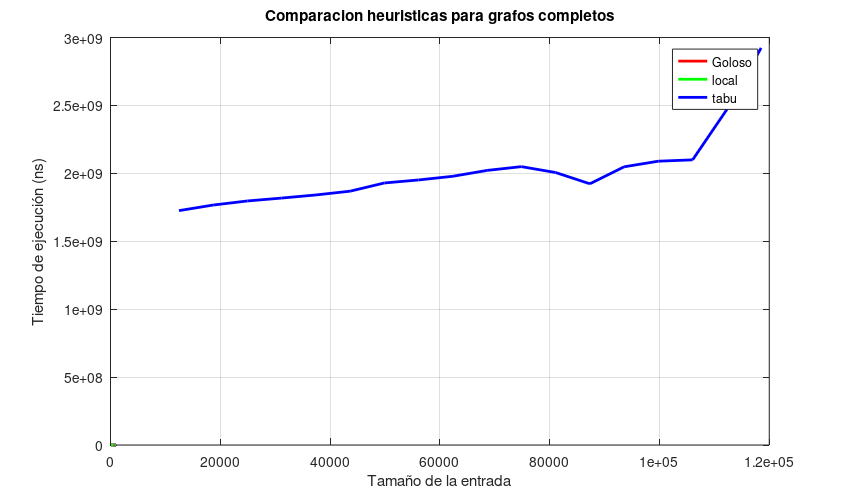

Write the MATLAB code that produced this figure.
# Ya estoy en la carpeta correcta


#### OBJETIVO:
# waitingTime[cantDeCores][valorDeQuantum] = media de las mediciones
# turnaroundTime[cantDeCores][valorDeQuantum] = media de las mediciones
# fairness[cantDeCores][valorDeQuantum][tareaNro] = media de las mediciones
# waitingTimePromedio[cantDeCores][valorDeQuantum][tareaNro] = media de las mediciones

#Levanto los outputs de los tests (que genero el parser):
#for cpu = [1:4]
#	for quantum = [1:length(valoresDeQuantum)]
#		datosAux = load(strcat("output/salida.cpu-",int2str(cpu),"-quantum-",int2str(valoresDeQuantum(quantum)),".out"));
#		
#		waitingTime(cpu,quantum) = mean(datosAux(:,1));
#		turnaroundTime(cpu,quantum) = mean(datosAux(:,2));
#		for nroTarea= [1:6]
#			fairness(cpu,quantum,nroTarea) = median(datosAux(:,2+nroTarea));
#			waitingTimePromedio(cpu,quantum,nroTarea) = median(datosAux(:,8+nroTarea));
#		endfor
#		fairnessVarianza(cpu,quantum) = var(fairness(cpu,quantum,:));
#	endfor
#endfor


# A graficar!

hold off;

goloso=load("goloso_12.dat");
local=load("local_12.dat");
tabu=load("tabu_12.dat");
#subplot(1);

#plot(valoresDeQuantum,waitingTime(1,:), '-r', 'LineWidth', 2, valoresDeQuantum,waitingTime(2,:), '-g', 'LineWidth', 2, valoresDeQuantum,waitingTime(3,:), '-b', 'LineWidth', 2, valoresDeQuantum,waitingTime(4,:), '-c', 'LineWidth', 2);

plot(goloso(:,2), goloso(:,3), '-r', 'LineWidth', 2,local(:,2), local(:,3), '-g', 'LineWidth', 2,tabu(:,2), tabu(:,3), '-b', 'LineWidth', 2);
title("Comparacion heuristicas para grafos completos");
xlabel("Tamaño de la entrada");
ylabel("Tiempo de ejecución (ns)");
legend("Goloso","local","tabu");
#set(h,'Location','NorthEastOutside');
grid;
#%axis([0 600 0 1]);

#set(gca,'YTick',0:0.1:1);
#set(gca,'XTick',0:200:2000);


set(gcf,'PaperUnits','inches','PaperPosition',[0 0 8.5 5])


print("prueba.jpg");
